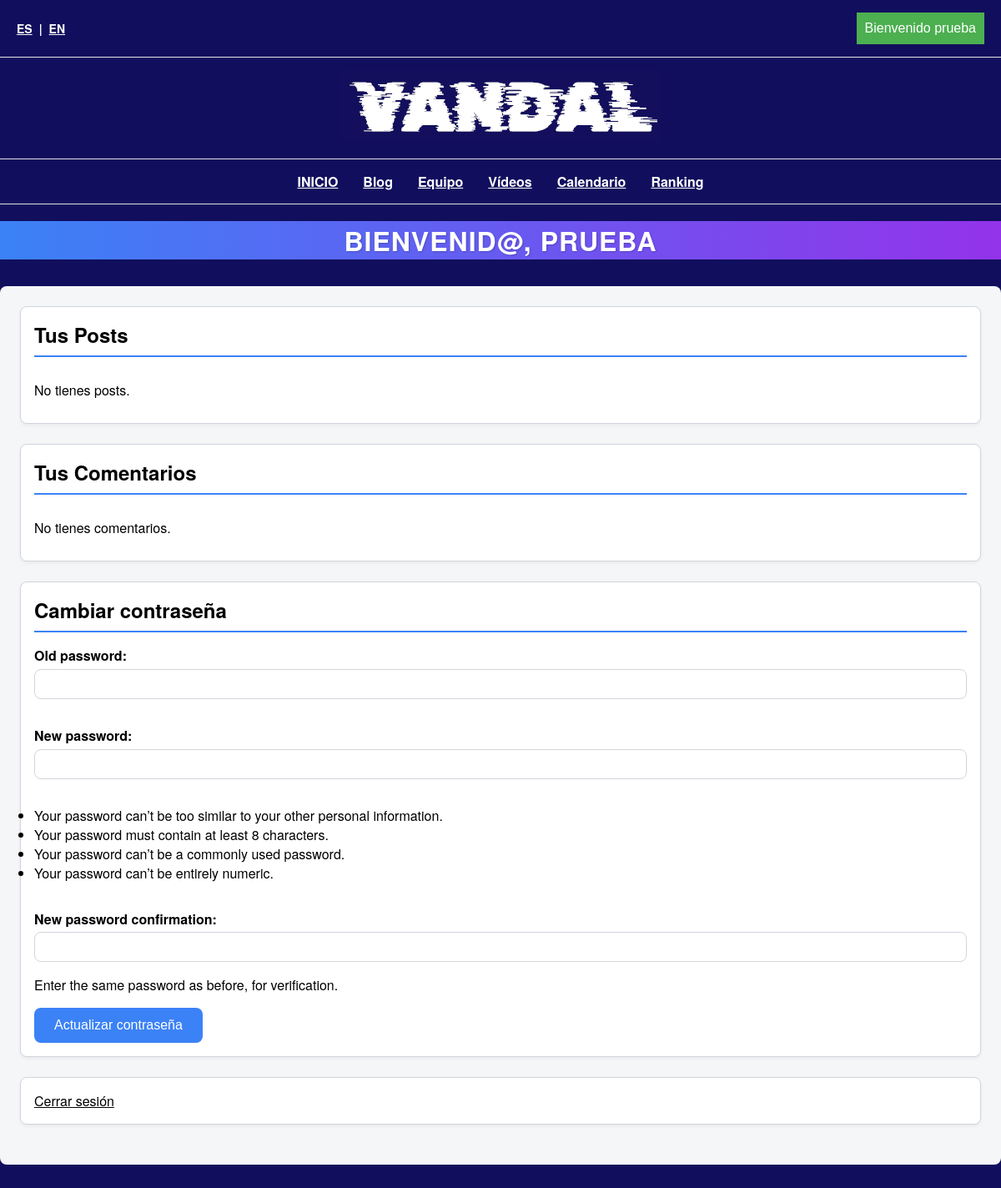
The app's page /es/dashboard/suscriptor/ (signed in), older data.
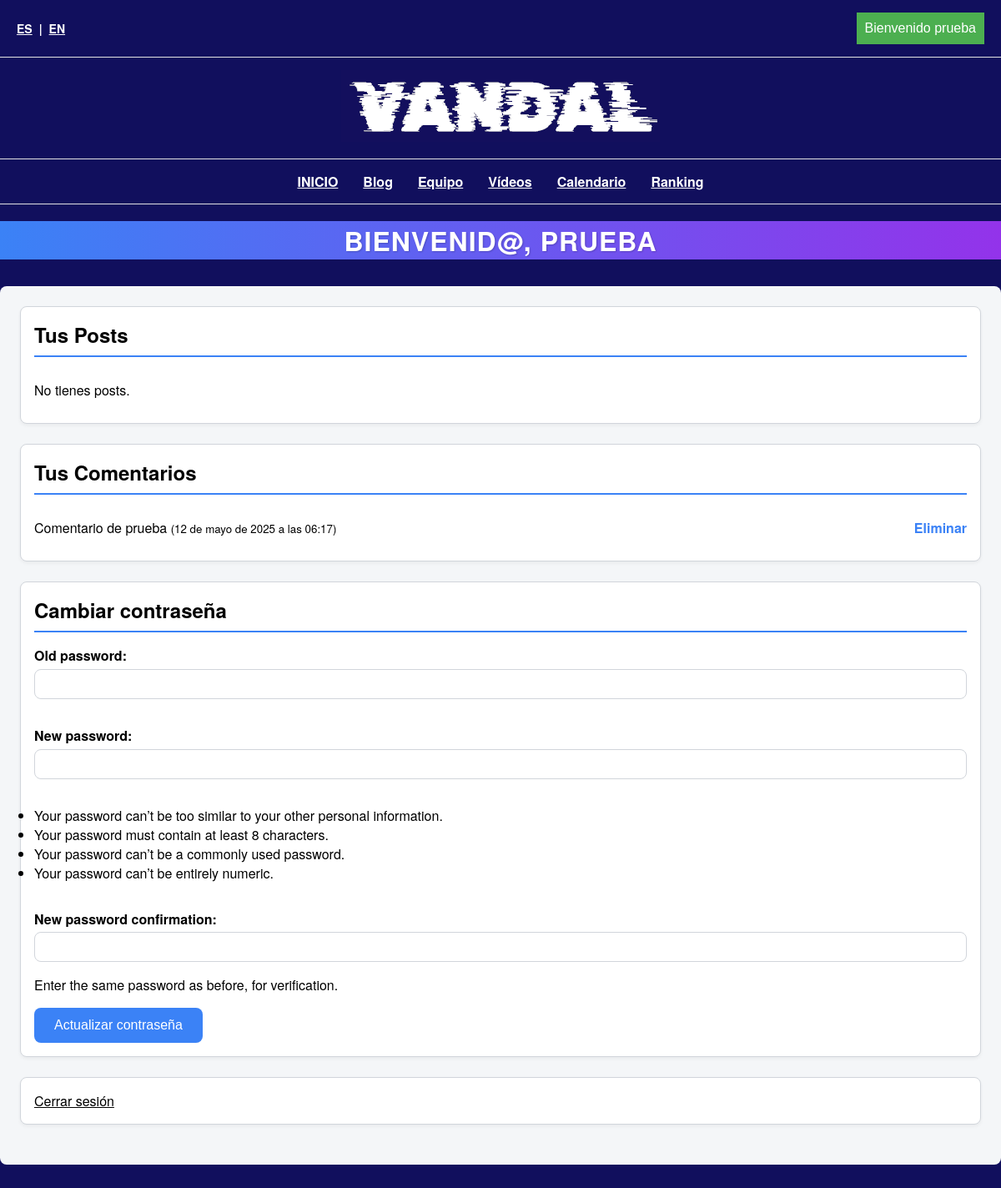
The same page, newer data.
### vandalproy/models.py (models this page shows, shortened)
class BlogComment(models.Model):
    post = models.ForeignKey(
        BlogPost,
        on_delete=models.CASCADE,
        related_name='comments',
        null=True, blank=True
    )
    user = models.ForeignKey(User, on_delete=models.CASCADE)
    content = models.TextField()
    created_at = models.DateTimeField(auto_now_add=True)
    parent = models.ForeignKey(
        'self',
        null=True,
        blank=True,
        on_delete=models.CASCADE,
        related_name='replies'
    )

### vandalproy/views.py (the view, shortened to what this page needs)
# urls.py: path('dashboard/<str:role>/', user_dashboard, name='dashboard_view'),
@login_required
def user_dashboard(request, role):
    pwd_form = PasswordChangeForm(user=request.user)
    comments = BlogComment.objects.filter(user=request.user).order_by('-created_at')
    context = {
        'comments': comments,
        'password_form': pwd_form,
    }
    if role in ['colaborador', 'redactor']:
        context['posts'] = BlogPost.objects.filter(author=request.user)
    templates = {
        'redactor':   'usuarios/dashboard_redactor.html',
        'colaborador':'usuarios/dashboard_colaborador.html',
        'suscriptor': 'usuarios/dashboard_suscriptor.html',
    }
    return render(request, templates[role], context)

### vandalproy/context_processors.py (called while the page is built)
def user_role(request):
    if request.user.is_authenticated:
        try:
            role = UserRole.objects.get(user=request.user).role
        except UserRole.DoesNotExist:
            role = None
    else:
        role = None
    return {'role': role}

### templates/usuarios/dashboard_suscriptor.html (shortened to what this page needs)
{% load static %}
{% load i18n %}
{% get_current_language as LANGUAGE_CODE %}
<!DOCTYPE html>
<html lang="es">
<head>
    <link rel="stylesheet" href="{% static 'css/styles.css' %}">
    <link rel="stylesheet" href="{% static 'css/dashboards.css' %}">
    <link rel="stylesheet" href="{% static 'css/login.css' %}">
</head>
<body>
    <nav class="navbar">
        <div class="language-switch">
            <a href="/es{{ request.get_full_path|slice:'3:' }}" class="lang-option">ES</a>
            <span>|</span>
            <a href="/en{{ request.get_full_path|slice:'3:' }}" class="lang-option">EN</a>
        </div>
        {% if user.is_authenticated %}
        <div class="login-dropdown">
            <button class="dropdown-button">Bienvenido
                {{ user.username }}</button>
        </div>
        {% else %}
        <div class="login-icon">
            <a href="/{{ LANGUAGE_CODE }}/login/">
                <img class="social-icons" src="{% static 'images/Logos/Login_icon.png' %}" alt="Login Icon">
            </a>
        </div>
        {% endif %}
    </nav>
    <nav class="navbar">
        <div>
            <a href="/{{ LANGUAGE_CODE }}/">
                <img class="logo" src="{% static 'images/Logos/vandal_logo.png' %}" alt="Vandal Logo">
            </a>
        </div>
    </nav>
    <nav class="navbar">
        <ul>
            <li>
                <a href="/{{ LANGUAGE_CODE }}/">{% trans "INICIO" %}</a>
            </li>
            <li>
                <a href="/{{ LANGUAGE_CODE }}/blog/">{% trans "Blog" %}</a>
            </li>
            <li>
                <a href="/{{ LANGUAGE_CODE }}/redactores">{% trans "Equipo" %}</a>
            </li>
            <li>
                <a href="/{{ LANGUAGE_CODE }}/videos">{% trans "Vídeos" %}</a>
            </li>
            <li>
                <a href="/{{ LANGUAGE_CODE }}/calendario">{% trans "Calendario" %}</a>
            </li>
            <li>
                <a href="/{{ LANGUAGE_CODE }}/ranking">{% trans "Ranking" %}</a>
            </li>
        </ul>
    </nav>
    <body>
        <h1 class="dashboard-title">Bienvenid@, {{ user.username }}</h1>
        <div class="dashboard-container">
            <div class="dashboard-card">
                <h2>Tus Posts</h2>
                <ul class="dashboard-list">
                    {% for p in posts %}
                    <li><a href="{% url 'blog_post' p.id %}">{{ p.title }}</a></li>
                    {% empty %}
                    <li>No tienes posts.</li>
                    {% endfor %}
                </ul>
            </div>
            <div class="dashboard-card">
                <h2>Tus Comentarios</h2>
                <ul class="dashboard-list">
                    {% for c in comments %}
                    <li>
                        <div class="comment-item">
                            <div class="content">{{ c.content }} <small>({{ c.created_at }})</small></div>
                            <div class="actions">
                                {% if role == 'redactor' %}
                                <a href="{% url 'comment_delete' c.pk %}">Eliminar</a>
                                {% endif %}
                            </div>
                        </div>
                    </li>
                    {% empty %}
                    <li>No tienes comentarios.</li>
                    {% endfor %}
                </ul>
            </div>
            <div class="dashboard-card">
                <h2>Cambiar contraseña</h2>
                <form method="post" class="dashboard-form">
                    {{ password_form.as_p }}
                    <button type="submit" name="password_submit">Actualizar contraseña</button>
                </form>
            </div>
            <div class="dashboard-card">
                <a href="{% url 'logout' %}" class="dashboard-form">Cerrar sesión</a>
            </div>
        </div>

Row changes from the older to the newer data that the page shows:
added BlogComment: content "Comentario de prueba", created_at "12 de mayo de 2025 a las 06:17"
Text that changed along with them:
text no longer shown: "No tienes comentarios."
